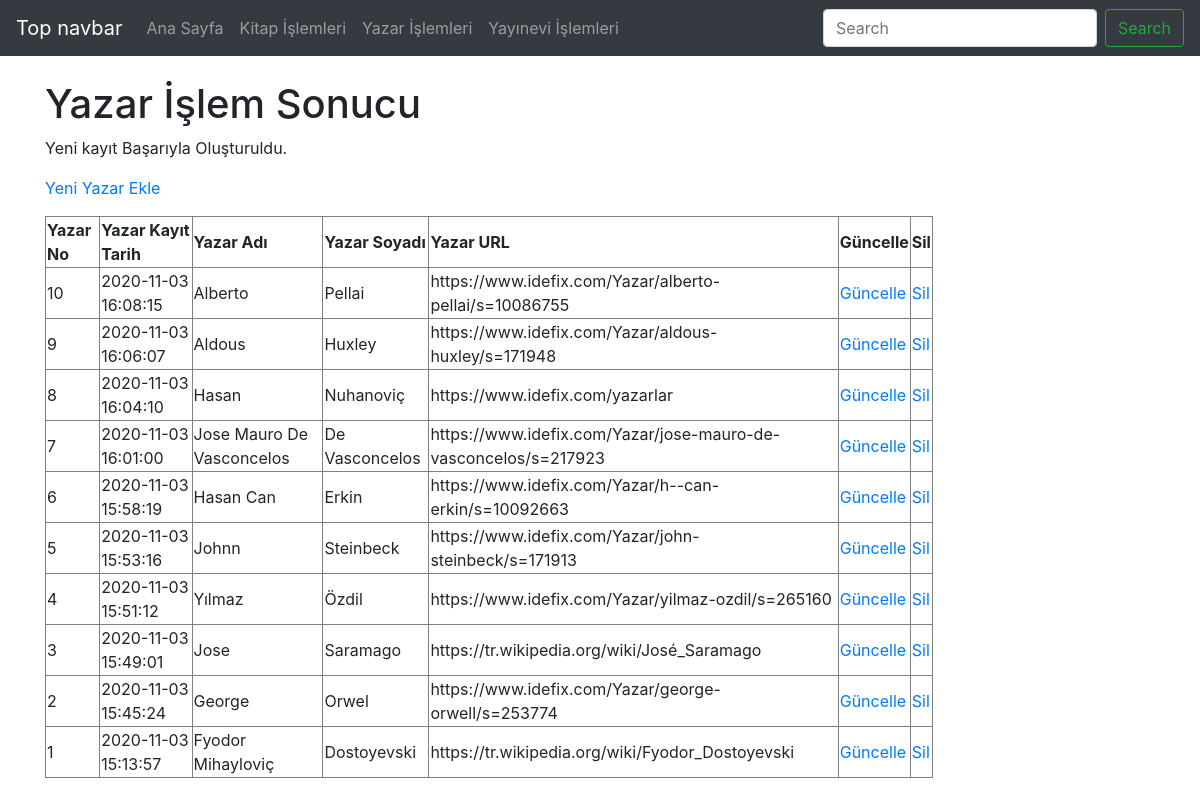
Page /yazar_eklendi.php on the committed database.
### tables this page shows
CREATE TABLE `yazar` (
  `yazarKayitNo` smallint(11) NOT NULL COMMENT 'yazar numara bilgisi',
  `yazarKayitTarih` timestamp NOT NULL DEFAULT CURRENT_TIMESTAMP COMMENT 'yazar kayıt bilgisi',
  `yazarAdi` varchar(50) NOT NULL COMMENT 'yazar adı bilgisi',
  `yazarSoyadi` varchar(50) NOT NULL COMMENT 'yazar soyadı bilgisi',
  `yazarURL` varchar(200) NOT NULL COMMENT 'yazar URL'
);

### yazar_eklendi.php (the view, shortened to what this page needs)
<?php
    require_once("baglanti.php");
    $yazarAdi = mysqli_real_escape_string($baglanti, $_POST['yazarAdi']);
    $yazarSoyadi = mysqli_real_escape_string($baglanti, $_POST['yazarSoyadi']);
    $yazarURL = mysqli_real_escape_string($baglanti, $_POST['yazarURL']);
    $sorgu = "INSERT INTO yazar (yazarAdi, yazarSoyadi, yazarURL)
            VALUES ('$yazarAdi', '$yazarSoyadi', '$yazarURL')";
    if (mysqli_query($baglanti, $sorgu)) {
        $islemSonuc = "Yeni kayıt Başarıyla Oluşturuldu.";
    } else {
        $islemSonuc = "Hata: " . $sorgu . "<br>" . mysqli_error($baglanti);
    }
    $sorgu2 = mysqli_query($baglanti, "SELECT * FROM yazar ORDER BY yazarKayitNo DESC");
?>
<!DOCTYPE html>
<html lang="tr"><head><meta http-equiv="Content-Type" content="text/html; charset=UTF-8">
<link href="bootstrap.min.css" rel="stylesheet">
    <link href="./katalog_files/navbar-top.css" rel="stylesheet">
  </head>
  <body>
    <nav class="navbar navbar-expand-md navbar-dark bg-dark mb-4">
  <a class="navbar-brand" href="https://getbootstrap.com/docs/4.4/examples/navbar-static/#">Top navbar</a>
  <div class="collapse navbar-collapse" id="navbarCollapse">
    <ul class="navbar-nav mr-auto">
      <li class="nav-item">
        <a class="nav-link" href="index.php">Ana Sayfa </a>
      </li>
      <li class="nav-item">
        <a class="nav-link" href="kitap.php">Kitap İşlemleri</a>
      </li>
      <li class="nav-item">
        <a class="nav-link" href="yazar.php">Yazar İşlemleri</a>
      </li>
      <li class="nav-item">
        <a class="nav-link" href="yayinevi.php">Yayınevi İşlemleri</a>
      </li>
    </ul>
    <form class="form-inline mt-2 mt-md-0">
      <input class="form-control mr-sm-2" type="text" placeholder="Search" aria-label="Search">
      <button class="btn btn-outline-success my-2 my-sm-0" type="submit">Search</button>
    </form>
  </div>
</nav>
<main role="main" class="container">
<h1>Yazar İşlem Sonucu</h1>
<p><?php echo $islemSonuc; ?></p>
<p><a href="yazar_ekle.php">Yeni Yazar Ekle</a></p>
<?php
echo("<table border=1 width=80%>");
    echo("<tr>");
    echo("<td><b>Yazar No</b></td>");
    echo("<td><b>Yazar Kayıt Tarih</b></td>");
    echo("<td><b>Yazar Adı</b></td>");
    echo("<td><b>Yazar Soyadı</b></td>");
    echo("<td><b>Yazar URL</b></td>");
    echo("<td><b>Güncelle</b></td>");
    echo("<td><b>Sil</b></td>");
    echo("</tr>");
while($satir = mysqli_fetch_assoc($sorgu2)){
    echo("<tr>");
    echo("<td>".$satir["yazarKayitNo"]."</td>");
    echo("<td>".$satir["yazarKayitTarih"]."</td>");
    echo("<td>".$satir["yazarAdi"]."</td>");
    echo("<td>".$satir["yazarSoyadi"]."</td>");
    echo("<td>".$satir["yazarURL"]."</td>");
    echo("<td><a href='guncellenecek.php?yazarKayitNo=".$satir["yazarKayitNo"]."'>Güncelle</a></td>");
    echo("<td><a href='yazarsil.php?yazarKayitNo=".$satir["yazarKayitNo"]."'>Sil</a></td>");
    echo("</tr>");
            }
echo("</table>");
?>
</main>
</body></html>

### navbar-top.css (style rules this page uses)
body { min-height: 75rem; }

### rows in the picture
yazar: yazarKayitNo "10", yazarKayitTarih "2020-11-03 16:08:15", yazarAdi "Alberto", yazarSoyadi "Pellai", yazarURL "https://www.idefix.com/Yazar/alberto-pellai/s=10086755"
yazar: yazarKayitNo "9", yazarKayitTarih "2020-11-03 16:06:07", yazarAdi "Aldous", yazarSoyadi "Huxley", yazarURL "https://www.idefix.com/Yazar/aldous-huxley/s=171948"
yazar: yazarKayitNo "8", yazarKayitTarih "2020-11-03 16:04:10", yazarAdi "Hasan", yazarSoyadi "Nuhanoviç", yazarURL "https://www.idefix.com/yazarlar"
yazar: yazarKayitNo "7", yazarKayitTarih "2020-11-03 16:01:00", yazarAdi "Jose Mauro De Vasconcelos", yazarSoyadi "De Vasconcelos", yazarURL "https://www.idefix.com/Yazar/jose-mauro-de-vasconcelos/s=217923"
yazar: yazarKayitNo "6", yazarKayitTarih "2020-11-03 15:58:19", yazarAdi "Hasan Can", yazarSoyadi "Erkin", yazarURL "https://www.idefix.com/Yazar/h--can-erkin/s=10092663"
yazar: yazarKayitNo "5", yazarKayitTarih "2020-11-03 15:53:16", yazarAdi "Johnn", yazarSoyadi "Steinbeck", yazarURL "https://www.idefix.com/Yazar/john-steinbeck/s=171913"
yazar: yazarKayitNo "4", yazarKayitTarih "2020-11-03 15:51:12", yazarAdi "Yılmaz", yazarSoyadi "Özdil", yazarURL "https://www.idefix.com/Yazar/yilmaz-ozdil/s=265160"
yazar: yazarKayitNo "3", yazarKayitTarih "2020-11-03 15:49:01", yazarAdi "Jose", yazarSoyadi "Saramago", yazarURL "https://tr.wikipedia.org/wiki/José_Saramago"
yazar: yazarKayitNo "2", yazarKayitTarih "2020-11-03 15:45:24", yazarAdi "George", yazarSoyadi "Orwel", yazarURL "https://www.idefix.com/Yazar/george-orwell/s=253774"
yazar: yazarKayitNo "1", yazarKayitTarih "2020-11-03 15:13:57", yazarAdi "Fyodor Mihayloviç", yazarSoyadi "Dostoyevski", yazarURL "https://tr.wikipedia.org/wiki/Fyodor_Dostoyevski"

### other values in the picture
$islemSonuc "Yeni kayıt Başarıyla Oluşturuldu."
